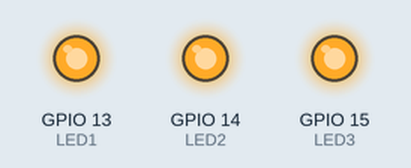
This sketch was run on a simulated ESP32. Shown: output pins drawn as LEDs (lit = HIGH). What the sketch prints to the serial monitor is not drawn.

Above: at 0.5 s.
At 1.5 s:
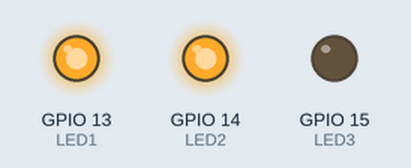
At 4.5 s:
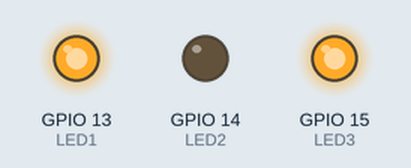
At 5.5 s:
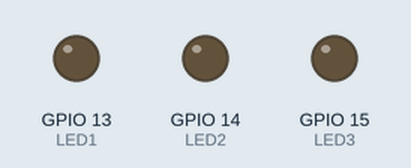
At 8.5 s:
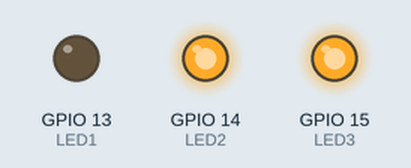
At 11.5 s:
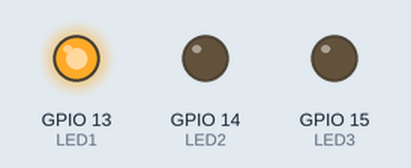
Timing chart, 0 to 13.0 s (numbered marks = the images above):
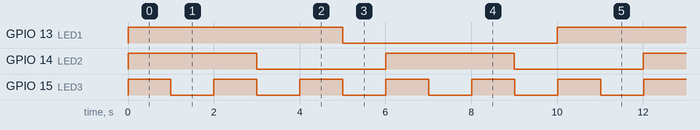

Measured:
- by itself, GPIO 13 (LED1): alternates HIGH for 5.0 s and LOW for 5.0 s
- by itself, GPIO 14 (LED2): alternates HIGH for 3.0 s and LOW for 3.0 s
- by itself, GPIO 15 (LED3): alternates HIGH for 1.0 s and LOW for 1.0 s

The sketch:

Programa_LEDS-ESP32CAM.ino
```cpp
/*Fecha:        14.10.21
 * Autor:       Raymundo Barrales.
 * Título:      TAREA: Secuencia no bloqueante de 3 LEDs.
 * Descripción: Este programa hace parpadear 3 LEDs utilizando
 *              secuencias no bloqueantes.
 *              LED1 cada 5 seg.
 *              LED2 cada 3 seg.
 *              LED3 cada 1 seg.
 *
 *  LEDs     GPIO ESP32CAM
 *
 *  LED1    13
 *  LED2    14
 *  LED3    15
 */

// Bibliotecas

// Constantes globales
const int LED1=13;
const int LED2=14;
const int LED3=15;

// Tiempos de espera
const int wait5 = 5000;
const int wait3 = 3000;
const int wait1 = 1000;

//Variables globales
unsigned long timeLast5, timeLast3, timeLast1, timeNow;
bool datoLed1 = 0;
bool datoLed2 = 0;
bool datoLed3 = 0;

//Condiciones iniciales
void setup() {
  // Inicialización de la comunicación serie
  Serial.begin(115200);
  Serial.print("Programa iniciado");
  Serial.println();

  // Terminales ESP32CAM en modo salida para los LEDs
  pinMode (LED1,OUTPUT);
  pinMode (LED2,OUTPUT);
  pinMode (LED3,OUTPUT);

  // Los LEDs inician apagados
  digitalWrite (LED1, HIGH);
  digitalWrite (LED2, HIGH);
  digitalWrite (LED3, HIGH);

  // Secuencias de tiempo
  timeLast5 = millis();
  timeLast3 = timeLast5;
  timeLast1 = timeLast5;
} // Cierra el setup

void loop() {
  // Cuerpo del programa
  timeNow = millis();

  // Conteo cada 5 seg
  if (timeNow - timeLast5 > wait5){
  // Método para cambiar el estado del LED
    datoLed1 = toggleLED(LED1, datoLed1);
    Serial.print(datoLed1);
    Serial.println();
    // datoLed1 = !datoLed1;
    timeLast5 = millis();
  } // Se cierra if conteo 5 seg

  // Conteo cada 3 seg
  if (timeNow - timeLast3 > wait3){
  // Método para cambiar el estado del LED
    datoLed2 = toggleLED(LED2, datoLed2);
    Serial.print(datoLed2);
    // Serial.println(datoLed2);
    // datoLed2 = !datoLed2;
    timeLast3 = millis();
  } // Se cierra if conteo 3 seg

  // Conteo cada 1 seg
  if (timeNow - timeLast1 > wait1){
  // Método para cambiar el estado del LED
    datoLed3 = toggleLED(LED3, datoLed3);
    Serial.print(datoLed3);
    // Serial.println(datoLed3);
    // datoLed3 = !datoLed3;
    timeLast1 = millis();
  } // Se cierra if conteo 1 seg
 }

// Funciones del usuario
  bool toggleLED(int pinLed, bool estado){
    // Cuerpo de la función
    digitalWrite(pinLed, estado);
    return(!estado);
  } // Se cierra la función
```
